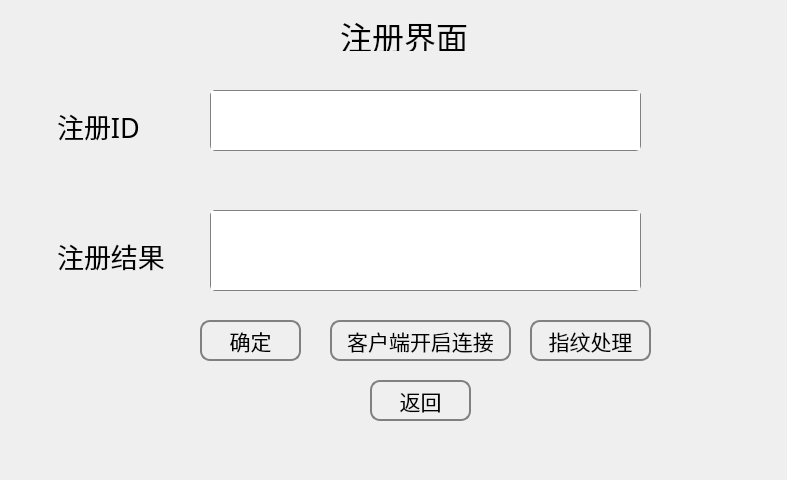
<?xml version="1.0" encoding="UTF-8"?>
<ui version="4.0">
 <class>Register</class>
 <widget class="QWidget" name="Register">
  <property name="geometry">
   <rect>
    <x>0</x>
    <y>0</y>
    <width>787</width>
    <height>480</height>
   </rect>
  </property>
  <property name="windowTitle">
   <string>客户端</string>
  </property>
  <widget class="QPushButton" name="pushButton">
   <property name="geometry">
    <rect>
     <x>370</x>
     <y>380</y>
     <width>101</width>
     <height>41</height>
    </rect>
   </property>
   <property name="font">
    <font>
     <family>楷体</family>
     <pointsize>16</pointsize>
    </font>
   </property>
   <property name="styleSheet">
    <string notr="true">QPushButton#pushButton{

background-color: rgba(255, 255, 255, 0);

border:2px solid gray;border-radius:10px;

}

 
QPushButton#pushButton:hover{ 

background-color: rgba(255, 255, 255, 150);

border:8px solid red;border-radius:10px;

}

QPushButton#pushButton:pressed{

background-color: rgba(255, 255, 255, 150);

border:8px solid red;border-radius:10px;

} </string>
   </property>
   <property name="text">
    <string>返回</string>
   </property>
  </widget>
  <widget class="QPushButton" name="pushButton_2">
   <property name="geometry">
    <rect>
     <x>530</x>
     <y>320</y>
     <width>121</width>
     <height>41</height>
    </rect>
   </property>
   <property name="font">
    <font>
     <family>楷体</family>
     <pointsize>16</pointsize>
    </font>
   </property>
   <property name="styleSheet">
    <string notr="true">QPushButton#pushButton_2{

background-color: rgba(255, 255, 255, 0);

border:2px solid gray;border-radius:10px;

}

 
QPushButton#pushButton_2:hover{ 

background-color: rgba(255, 255, 255, 150);

border:8px solid red;border-radius:10px;

}

QPushButton#pushButton_2:pressed{

background-color: rgba(255, 255, 255, 150);

border:8px solid red;border-radius:10px;

} </string>
   </property>
   <property name="text">
    <string>指纹处理</string>
   </property>
  </widget>
  <widget class="QTextEdit" name="textEdit">
   <property name="geometry">
    <rect>
     <x>210</x>
     <y>90</y>
     <width>431</width>
     <height>61</height>
    </rect>
   </property>
   <property name="styleSheet">
    <string notr="true">font: 75 14pt &quot;微软雅黑&quot;;
border:0.5px solid gray;border-radius:5px;</string>
   </property>
   <property name="html">
    <string>&lt;!DOCTYPE HTML PUBLIC &quot;-//W3C//DTD HTML 4.0//EN&quot; &quot;http://www.w3.org/TR/REC-html40/strict.dtd&quot;&gt;
&lt;html&gt;&lt;head&gt;&lt;meta name=&quot;qrichtext&quot; content=&quot;1&quot; /&gt;&lt;style type=&quot;text/css&quot;&gt;
p, li { white-space: pre-wrap; }
&lt;/style&gt;&lt;/head&gt;&lt;body style=&quot; font-family:'微软雅黑'; font-size:14pt; font-weight:72; font-style:normal;&quot;&gt;
&lt;p style=&quot;-qt-paragraph-type:empty; margin-top:0px; margin-bottom:0px; margin-left:0px; margin-right:0px; -qt-block-indent:0; text-indent:0px; font-family:'SimSun'; font-size:16pt; font-weight:400;&quot;&gt;&lt;br /&gt;&lt;/p&gt;&lt;/body&gt;&lt;/html&gt;</string>
   </property>
  </widget>
  <widget class="QPushButton" name="pushButton_7">
   <property name="geometry">
    <rect>
     <x>200</x>
     <y>320</y>
     <width>101</width>
     <height>41</height>
    </rect>
   </property>
   <property name="font">
    <font>
     <family>楷体</family>
     <pointsize>16</pointsize>
    </font>
   </property>
   <property name="styleSheet">
    <string notr="true">QPushButton#pushButton_7{

background-color: rgba(255, 255, 255, 0);

border:2px solid gray;border-radius:10px;

}

 
QPushButton#pushButton_7:hover{ 

background-color: rgba(255, 255, 255, 150);

border:8px solid red;border-radius:10px;

}

QPushButton#pushButton_7:pressed{

background-color: rgba(255, 255, 255, 150);

border:8px solid red;border-radius:10px;

} </string>
   </property>
   <property name="text">
    <string>确定</string>
   </property>
  </widget>
  <widget class="QLabel" name="label_3">
   <property name="geometry">
    <rect>
     <x>50</x>
     <y>100</y>
     <width>121</width>
     <height>51</height>
    </rect>
   </property>
   <property name="font">
    <font>
     <family>楷体</family>
     <pointsize>20</pointsize>
    </font>
   </property>
   <property name="styleSheet">
    <string notr="true">QLabel#label_3:hover{ 

background-color: rgba(255, 255, 255, 150);

border:8px solid red;border-radius:10px;

}</string>
   </property>
   <property name="text">
    <string> 注册ID</string>
   </property>
  </widget>
  <widget class="QTextEdit" name="show_txt">
   <property name="geometry">
    <rect>
     <x>210</x>
     <y>210</y>
     <width>431</width>
     <height>81</height>
    </rect>
   </property>
   <property name="styleSheet">
    <string notr="true">border:0.5px solid gray;border-radius:5px;
font: 12pt &quot;微软雅黑&quot;;
</string>
   </property>
  </widget>
  <widget class="QPushButton" name="pushButton_9">
   <property name="geometry">
    <rect>
     <x>330</x>
     <y>320</y>
     <width>181</width>
     <height>41</height>
    </rect>
   </property>
   <property name="font">
    <font>
     <family>楷体</family>
     <pointsize>16</pointsize>
    </font>
   </property>
   <property name="styleSheet">
    <string notr="true">QPushButton#pushButton_9{

background-color: rgba(255, 255, 255, 0);

border:2px solid gray;border-radius:10px;

}

 
QPushButton#pushButton_9:hover{ 

background-color: rgba(255, 255, 255, 150);

border:8px solid red;border-radius:10px;

}

QPushButton#pushButton_9:pressed{

background-color: rgba(255, 255, 255, 150);

border:8px solid red;border-radius:10px;

} </string>
   </property>
   <property name="text">
    <string>客户端开启连接</string>
   </property>
  </widget>
  <widget class="QLabel" name="label">
   <property name="geometry">
    <rect>
     <x>50</x>
     <y>230</y>
     <width>141</width>
     <height>51</height>
    </rect>
   </property>
   <property name="font">
    <font>
     <family>楷体</family>
     <pointsize>20</pointsize>
    </font>
   </property>
   <property name="styleSheet">
    <string notr="true">QLabel#label:hover{ 

background-color: rgba(255, 255, 255, 150);

border:8px solid red;border-radius:10px;

}</string>
   </property>
   <property name="text">
    <string> 注册结果</string>
   </property>
  </widget>
  <widget class="QLabel" name="label_2">
   <property name="geometry">
    <rect>
     <x>340</x>
     <y>20</y>
     <width>151</width>
     <height>31</height>
    </rect>
   </property>
   <property name="font">
    <font>
     <family>华光楷体_CNKI</family>
     <pointsize>24</pointsize>
    </font>
   </property>
   <property name="text">
    <string>注册界面</string>
   </property>
  </widget>
 </widget>
 <resources/>
 <connections/>
</ui>
